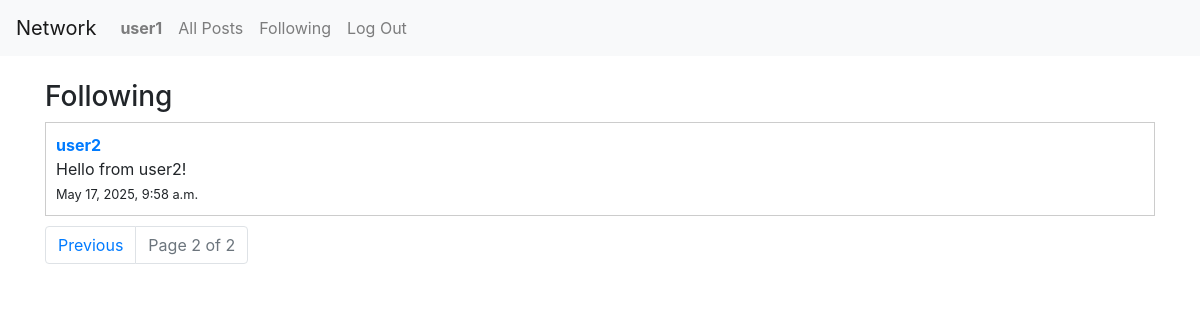
Page /following?page=2 (signed in) on the committed database.
### network/models.py (models this page shows, shortened)
class User(AbstractUser):
    pass

class Post(models.Model):
    user = models.ForeignKey(User, on_delete=models.CASCADE, related_name="posts")
    content = models.TextField(max_length=280)
    timestamp = models.DateTimeField(auto_now_add=True)

### network/views.py (the view)
# urls.py: path("following", views.following_posts, name="following"),
@login_required
def following_posts(request):
    followed_users = Follow.objects.filter(follower=request.user).values_list('following', flat=True)
    posts_list = Post.objects.filter(user__in=followed_users).order_by('-timestamp')
    paginator = Paginator(posts_list, 10)
    page_number = request.GET.get("page")
    posts = paginator.get_page(page_number)
    return render(request, "network/following.html", {
        "posts": posts
    })

### network/templates/network/following.html (shortened to what this page needs)
{% extends "network/layout.html" %}
{% block body %}
  <h3>Following</h3>
  {% for post in posts %}
    <div style="border: 1px solid #ccc; padding: 10px; margin-bottom: 10px;">
        <strong><a href="{% url 'profile' username=post.user.username %}">{{ post.user.username }}</a></strong><br>
        {{ post.content }}<br>
        <small>{{ post.timestamp }}</small>
    </div>
  {% empty %}
    <p>You are not following anyone or they have no posts.</p>
  {% endfor %}
  <div class="pagination">
      <nav aria-label="Page navigation">
        <ul class="pagination justify-content-center">
          {% if posts.has_previous %}
              <li class="page-item">
                  <a class="page-link" href="?page={{ posts.previous_page_number }}">Previous</a>
              </li>
          {% endif %}
          <li class="page-item disabled">
              <span class="page-link">Page {{ posts.number }} of {{ posts.paginator.num_pages }}</span>
          </li>
        </ul>
      </nav>
  </div>
{% endblock %}

### network/templates/network/layout.html (shortened to what this page needs)
{% load static %}
<!DOCTYPE html>
<html lang="en">
<head>
    <link rel="stylesheet" href="https://stackpath.bootstrapcdn.com/bootstrap/4.4.1/css/bootstrap.min.css"
>
    <link href="{% static 'network/styles.css' %}" rel="stylesheet">
</head>
<body>
    <nav class="navbar navbar-expand-lg navbar-light bg-light">
        <a class="navbar-brand" href="{% url 'index' %}">Network</a>
        <div class="collapse navbar-collapse">
            <ul class="navbar-nav mr-auto">
                {% if user.is_authenticated %}
                    <li class="nav-item">
                        <a class="nav-link" href="#"><strong>{{ user.username }}</strong></a>
                    </li>
                    <li class="nav-item">
                        <a class="nav-link" href="{% url 'index' %}">All Posts</a>
                    </li>
                    <li class="nav-item">
                        <a class="nav-link" href="{% url 'following' %}">Following</a>
                    </li>
                    <li class="nav-item">
                        <a class="nav-link" href="{% url 'logout' %}">Log Out</a>
                    </li>
                {% endif %}
            </ul>
        </div>
    </nav>
    <div class="container mt-4">
        {% block body %}
        {% endblock %}
    </div>
</body>
</html>

### rows in the picture
User: username "user1"
Post: user.username "user2", content "Hello from user2!", timestamp "May 17, 2025, 9:58 a.m."

### other values in the picture
{{ posts.number }} "2"
{{ posts.paginator.num_pages }} "2"
